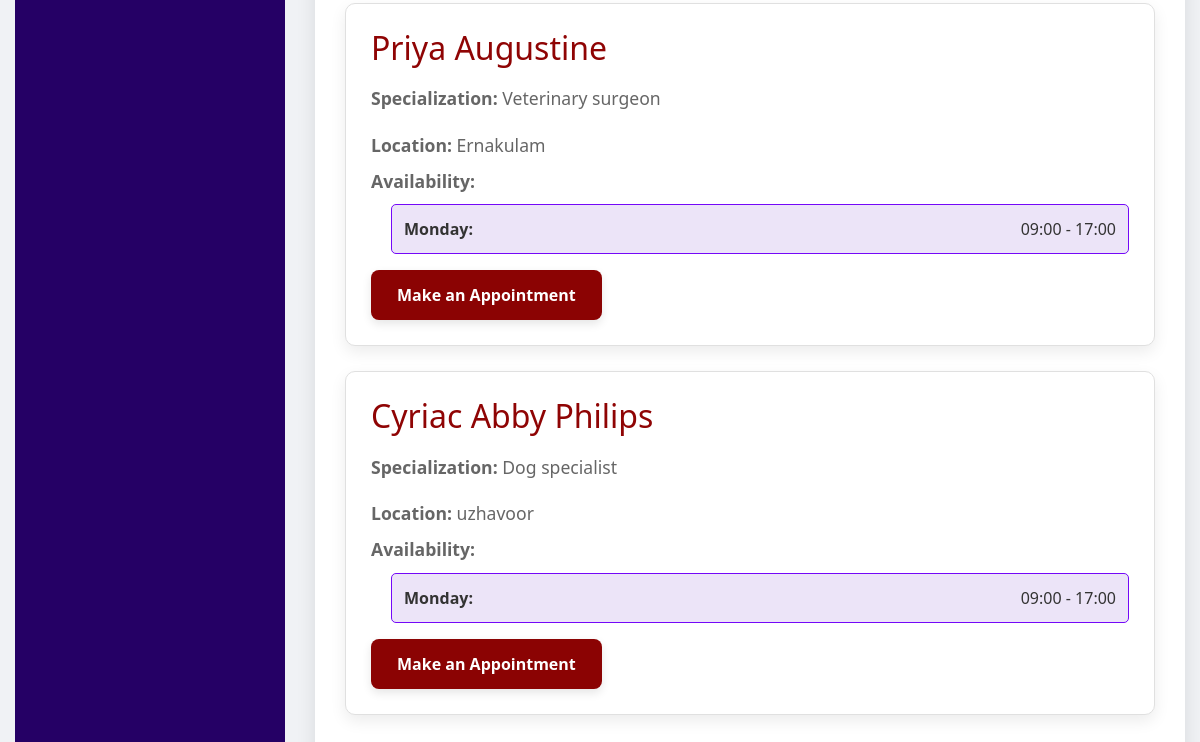
Before: /consultation/ (lower part) with the older database file.
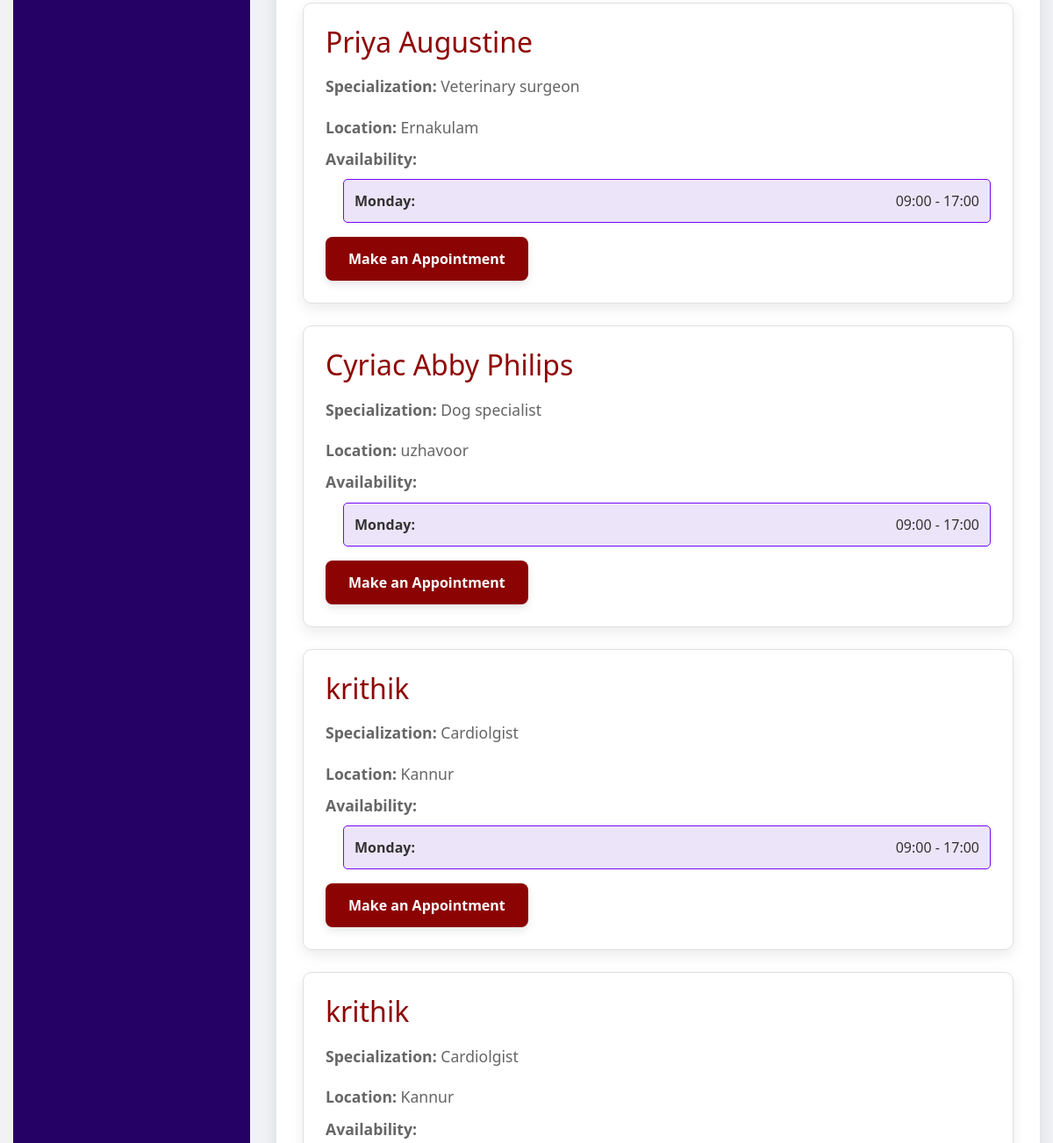
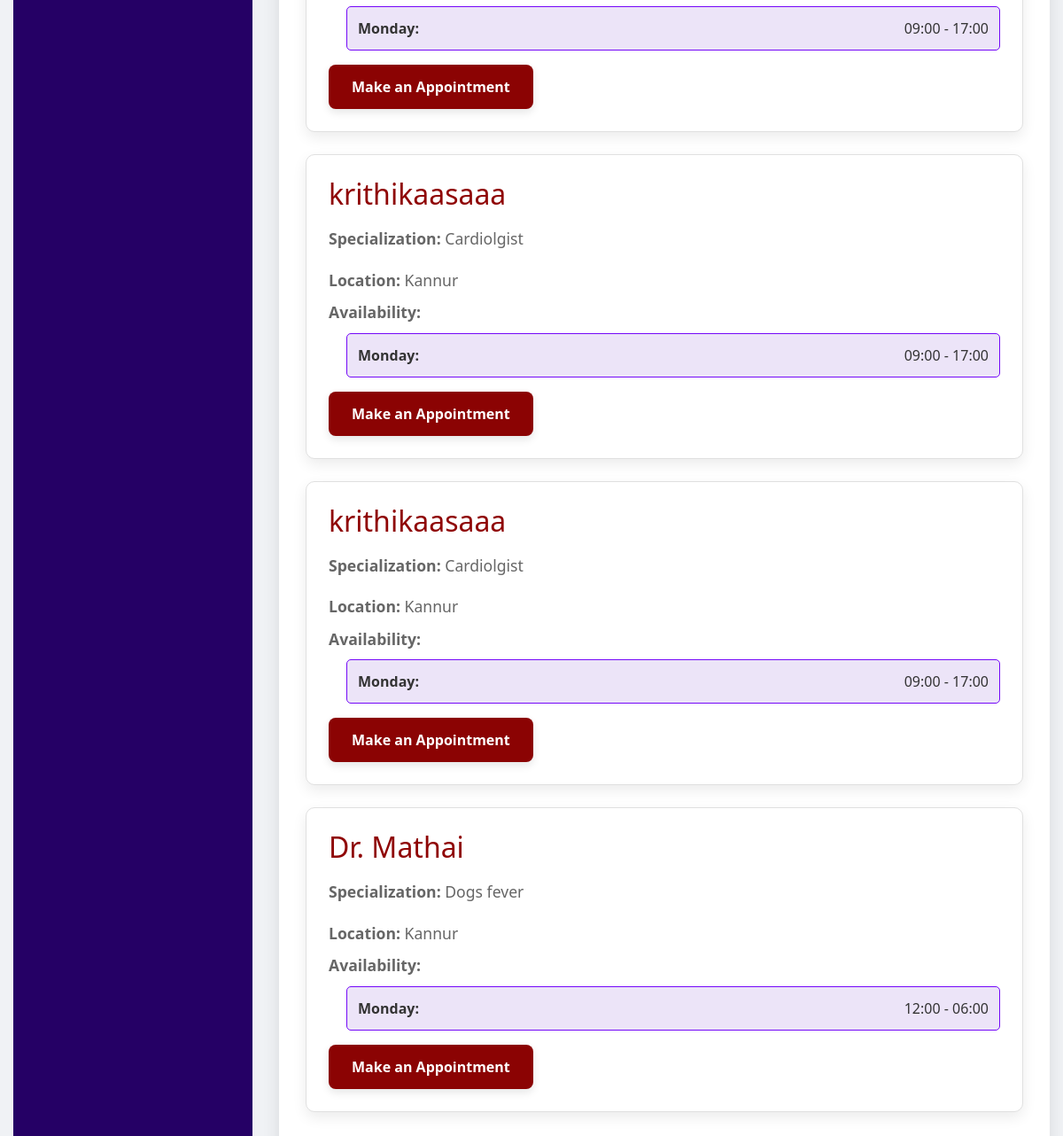
After: the same page with the newer database file (2 pictures, top to bottom).
### pets/models.py (models this page shows, shortened)
class Doctor(models.Model):
    name = models.CharField(max_length=100, default='')
    specialization = models.CharField(max_length=100)
    location = models.CharField(max_length=100, default='')
    day_of_week = models.CharField(max_length=9, choices=[
        ('Monday', 'Monday'),
        ('Tuesday', 'Tuesday'),
        ('Wednesday', 'Wednesday'),
        ('Thursday', 'Thursday'),
        ('Friday', 'Friday'),
        ('Saturday', 'Saturday'),
        ('Sunday', 'Sunday'),
    ], default='Monday')  # Set a default day if needed
    start_time = models.TimeField(default='09:00:00')  # Default start time
    end_time = models.TimeField(default='17:00:00')  # Default end time

### pets/views.py (the view)
# urls.py: path('consultation/', consultation_view, name='consultation'),
def consultation_view(request):
    doctors = Doctor.objects.all()
    return render(request, 'consultation.html', {'doctors': doctors})

### pets/templates/consultation.html (shortened to what this page needs)
<!DOCTYPE html>
<html lang="en">
<head>
    <link href="https://stackpath.bootstrapcdn.com/bootstrap/4.5.2/css/bootstrap.min.css" rel="stylesheet">
</head>
<body>
    <div class="container-fluid">
        <div class="row">
            <div class="col-md-3">
                <div class="sidebar">
                </div>
            </div>
            <div class="col-md-9">
                <div class="container">
                    {% for doctor in doctors %}
                    <div class="doctor-container">
                        <div class="doctor-info">
                            <h2>{{ doctor.name }}</h2>
                            <p><strong>Specialization:</strong> {{ doctor.specialization }}</p>
                            <p><strong>Location:</strong> {{ doctor.location }}</p>
                        </div>
                        <div>
                            <p class="availability-header">Availability:</p>
                            <ul class="availability">
                                <li>
                                    <strong>{{ doctor.day_of_week }}:</strong>
                                    {{ doctor.start_time|time:"H:i" }} - {{ doctor.end_time|time:"H:i" }}
                                </li>
                            </ul>
                        </div>
                        <a href="{% url 'appointment' doctor.id %}" class="btn">Make an Appointment</a>
                    </div>
                    {% endfor %}
                </div>
            </div>
        </div>
    </div>
</body>
</html>

### pets/templates/consultation.html (style rules this page uses)
body { font-family: 'Segoe UI', Tahoma, Geneva, Verdana, sans-serif; background-color: #f0f2f5; margin: 0; padding: 0; display: flex; height: 100vh; }
.container-fluid { flex-grow: 1; }
.sidebar { background-color: #250065; padding: 20px; border-radius: 20px; color: white; height: 100%; }
.container { max-width: 1000px; margin: 40px auto; background: #ffffff; padding: 30px; border-radius: 15px; box-shadow: 0 4px 20px rgba(0, 0, 0, 0.1); }
.doctor-container { background-color: #fff; border: 1px solid #e0e0e0; border-radius: 10px; padding: 25px; margin-bottom: 25px; box-shadow: 0 6px 16px rgba(0, 0, 0, 0.08); transition: box-shadow 0.3s ease-in-out, transform 0.3s ease-in-out; }
.doctor-container h2 { margin-top: 0; font-size: 2em; color: #8f0404; }
.doctor-container p { color: #666; font-size: 1.1em; margin-bottom: 10px; }
.availability { margin-left: 20px; list-style-type: none; padding: 0; }
.availability li { background-color: #ece4f8; border: 1px solid #7408f8; border-radius: 5px; padding: 12px; margin-bottom: 12px; color: #333333; font-size: 1em; display: flex; justify-content: space-between; }
.btn { display: inline-block; padding: 12px 25px; background-color: #8b0303; color: #fff; text-decoration: none; border-radius: 8px; font-weight: bold; text-align: center; transition: background-color 0.3s, transform 0.2s; box-shadow: 0 4px 10px rgba(0, 0, 0, 0.1); }
.doctor-info { display: flex; flex-direction: column; gap: 10px; }
.availability-header { font-size: 1.3em; font-weight: bold; color: #007bff; margin-bottom: 10px; }

Changed rows visible on the page:
added Doctor: name "krithik", specialization "Cardiolgist", location "Kannur", day_of_week "Monday", start_time "09:00", end_time "17:00"
added Doctor: name "krithik", specialization "Cardiolgist", location "Kannur", day_of_week "Monday", start_time "09:00", end_time "17:00"
added Doctor: name "krithikaasaaa", specialization "Cardiolgist", location "Kannur", day_of_week "Monday", start_time "09:00", end_time "17:00"
added Doctor: name "krithikaasaaa", specialization "Cardiolgist", location "Kannur", day_of_week "Monday", start_time "09:00", end_time "17:00"
added Doctor: name "Dr. Mathai", specialization "Dogs fever", location "Kannur", day_of_week "Monday", start_time "12:00", end_time "06:00"
